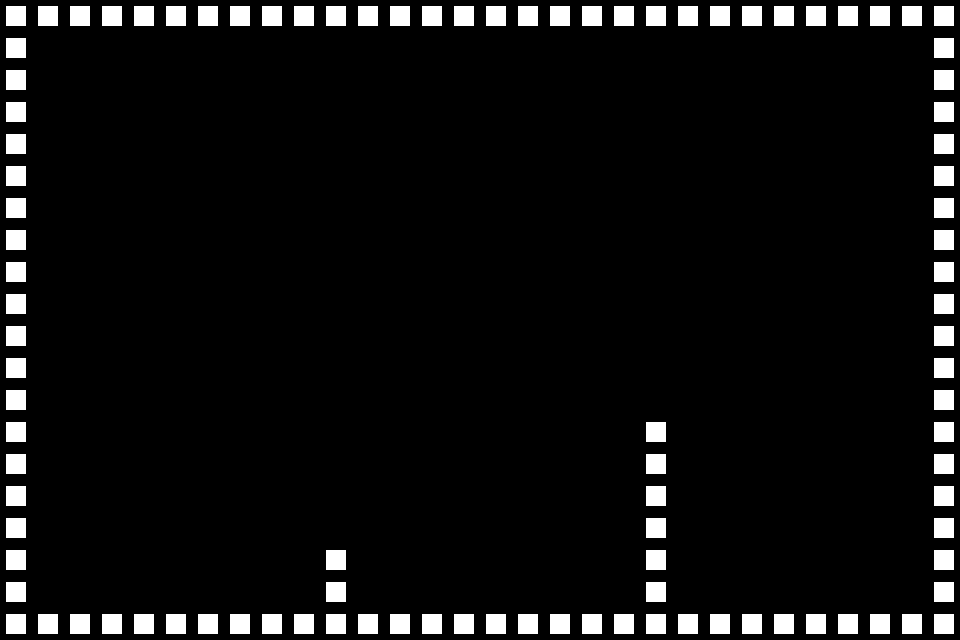

Below is a game level as drawn by its tile map, then a one-line description and the .tmx file that defines it, in full:
An orthogonal 30x20 tile map with 32x32 px tiles, 1 tile layer (Tile Layer 1), 1 hidden layer not drawn, 2 tilesets and 8 objects (2x CameraPos, 2x Trigger, player_2, player, ReturnPlayerTrigger, ...).

<map version="1.10" tiledversion="1.11.2" orientation="orthogonal" renderorder="right-down" width="30" height="20" tilewidth="32" tileheight="32" infinite="0" nextlayerid="5" nextobjectid="19">
 <tileset firstgid="1" source="../../assets/tilesets/testingtileset.tsx" />
 <tileset firstgid="26" source="../../assets/tilesets/objects.tsx" />
 <layer id="1" name="Tile Layer 1" class="level" width="30" height="20">
  <data encoding="csv">
1,1,1,1,1,1,1,1,1,1,1,1,1,1,1,1,1,1,1,1,1,1,1,1,1,1,1,1,1,1,
1,0,0,0,0,0,0,0,0,0,0,0,0,0,0,0,0,0,0,0,0,0,0,0,0,0,0,0,0,1,
1,0,0,0,0,0,0,0,0,0,0,0,0,0,0,0,0,0,0,0,0,0,0,0,0,0,0,0,0,1,
1,0,0,0,0,0,0,0,0,0,0,0,0,0,0,0,0,0,0,0,0,0,0,0,0,0,0,0,0,1,
1,0,0,0,0,0,0,0,0,0,0,0,0,0,0,0,0,0,0,0,0,0,0,0,0,0,0,0,0,1,
1,0,0,0,0,0,0,0,0,0,0,0,0,0,0,0,0,0,0,0,0,0,0,0,0,0,0,0,0,1,
1,0,0,0,0,0,0,0,0,0,0,0,0,0,0,0,0,0,0,0,0,0,0,0,0,0,0,0,0,1,
1,0,0,0,0,0,0,0,0,0,0,0,0,0,0,0,0,0,0,0,0,0,0,0,0,0,0,0,0,1,
1,0,0,0,0,0,0,0,0,0,0,0,0,0,0,0,0,0,0,0,0,0,0,0,0,0,0,0,0,1,
1,0,0,0,0,0,0,0,0,0,0,0,0,0,0,0,0,0,0,0,0,0,0,0,0,0,0,0,0,1,
1,0,0,0,0,0,0,0,0,0,0,0,0,0,0,0,0,0,0,0,0,0,0,0,0,0,0,0,0,1,
1,0,0,0,0,0,0,0,0,0,0,0,0,0,0,0,0,0,0,0,0,0,0,0,0,0,0,0,0,1,
1,0,0,0,0,0,0,0,0,0,0,0,0,0,0,0,0,0,0,0,0,0,0,0,0,0,0,0,0,1,
1,0,0,0,0,0,0,0,0,0,0,0,0,0,0,0,0,0,0,0,1,0,0,0,0,0,0,0,0,1,
1,0,0,0,0,0,0,0,0,0,0,0,0,0,0,0,0,0,0,0,1,0,0,0,0,0,0,0,0,1,
1,0,0,0,0,0,0,0,0,0,0,0,0,0,0,0,0,0,0,0,1,0,0,0,0,0,0,0,0,1,
1,0,0,0,0,0,0,0,0,0,0,0,0,0,0,0,0,0,0,0,1,0,0,0,0,0,0,0,0,1,
1,0,0,0,0,0,0,0,0,0,1,0,0,0,0,0,0,0,0,0,1,0,0,0,0,0,0,0,0,1,
1,0,0,0,0,0,0,0,0,0,1,0,0,0,0,0,0,0,0,0,1,0,0,0,0,0,0,0,0,1,
1,1,1,1,1,1,1,1,1,1,1,1,1,1,1,1,1,1,1,1,1,1,1,1,1,1,1,1,1,1
</data>
 </layer>
 <layer id="4" name="Tile Layer 2" class="decoration" width="30" height="20" visible="0">
  <data encoding="csv">
0,0,0,0,0,0,0,0,0,0,0,0,0,0,0,0,0,0,0,0,0,0,0,0,0,0,0,0,0,0,
0,0,0,0,0,0,0,0,0,0,0,0,0,0,0,0,0,0,0,0,0,0,0,0,0,0,0,0,0,0,
0,0,0,0,0,0,0,0,0,0,0,0,0,0,0,0,0,0,0,0,0,0,0,0,0,0,0,0,0,0,
0,0,0,0,0,0,0,0,0,0,0,0,0,0,0,0,0,0,0,0,0,0,0,0,0,0,0,0,0,0,
0,0,0,0,0,0,0,0,0,0,0,0,0,0,0,0,0,0,0,0,0,0,0,0,0,0,0,0,0,0,
0,0,0,0,0,0,0,0,0,0,0,0,0,0,0,0,0,0,0,0,0,0,0,0,0,0,0,0,0,0,
0,0,0,0,0,0,0,0,0,0,0,0,1,1,1,1,1,1,0,0,0,0,0,0,0,0,0,0,0,0,
0,0,0,0,0,0,0,0,0,0,0,0,0,0,0,0,0,0,0,0,0,0,0,0,0,0,0,0,0,0,
0,0,0,0,0,0,0,0,0,0,0,0,0,0,0,0,0,0,0,0,0,0,0,0,0,0,0,0,0,0,
0,0,0,0,0,0,0,0,0,0,0,0,0,0,0,0,0,0,0,0,0,0,0,0,0,0,0,0,0,0,
0,0,0,0,0,0,0,0,0,0,0,0,0,0,0,0,0,0,0,0,0,0,0,0,0,0,0,0,0,0,
0,0,0,0,0,0,0,0,0,0,0,0,0,0,0,0,0,0,0,0,0,0,0,0,0,0,0,0,0,0,
0,0,0,0,0,0,0,0,0,0,0,0,0,0,0,0,0,0,0,0,0,0,0,0,0,0,0,0,0,0,
0,0,0,0,0,0,0,0,0,0,0,0,0,0,0,0,0,0,0,0,0,0,0,0,0,0,0,0,0,0,
0,0,0,0,0,0,0,0,0,0,0,0,0,0,0,0,0,0,0,0,0,0,0,0,0,0,0,0,0,0,
0,0,0,0,0,0,0,0,0,0,0,0,0,0,0,0,0,0,0,0,0,0,0,0,0,0,0,0,0,0,
0,0,0,0,0,0,0,0,0,0,0,0,0,0,0,0,0,0,0,0,0,0,0,0,0,0,0,0,0,0,
0,0,0,0,0,0,0,0,0,0,0,0,0,0,0,0,0,0,0,0,0,0,0,0,0,0,0,0,0,0,
0,0,0,0,0,0,0,0,0,0,0,0,0,0,0,0,0,0,0,0,0,0,0,0,0,0,0,0,0,0,
0,0,0,0,0,0,0,0,0,0,0,0,0,0,0,0,0,0,0,0,0,0,0,0,0,0,0,0,0,0
</data>
 </layer>
 <objectgroup id="2" name="positions" class="positions">
  <object id="1" name="default" type="CameraPos" x="0" y="0">
   <properties>
    <property name="screen_hight" value="20" />
    <property name="screen_width" value="30" />
    <property name="trigger_type" value="activated" />
   </properties>
   <point />
  </object>
  <object id="2" name="player_2" x="64" y="480">
   <point />
  </object>
  <object id="3" name="player" x="128" y="480">
   <point />
  </object>
  <object id="14" name="room1" type="Trigger" x="252.867" y="545.214" width="63.9217" height="62.0416">
   <properties>
    <property name="trigger_type" value="trigger" />
   </properties>
  </object>
  <object id="15" name="return" type="ReturnPlayerTrigger" x="479.412" y="413.611">
   <properties>
    <property name="room" value="two" />
    <property name="trigger_type" value="activated" />
   </properties>
   <point />
  </object>
  <object id="16" name="return" type="Trigger" x="611.956" y="423.011" width="29.1408" height="177.665">
   <properties>
    <property name="trigger_type" value="trigger" />
   </properties>
  </object>
  <object id="17" name="room1" type="RoomChange" x="243.78" y="550.58" width="72.3819" height="55.4614">
   <properties>
    <property name="room" value="two" />
    <property name="trigger_type" value="trigger" />
   </properties>
  </object>
  <object id="18" name="room1" type="CameraPos" x="32" y="0">
   <properties>
    <property name="screen_hight" value="20" />
    <property name="screen_width" value="30" />
    <property name="trigger_type" value="activated" />
   </properties>
   <point />
  </object>
 </objectgroup>
 <objectgroup id="3" name="physics_objects" class="physics_objects" />
</map>
